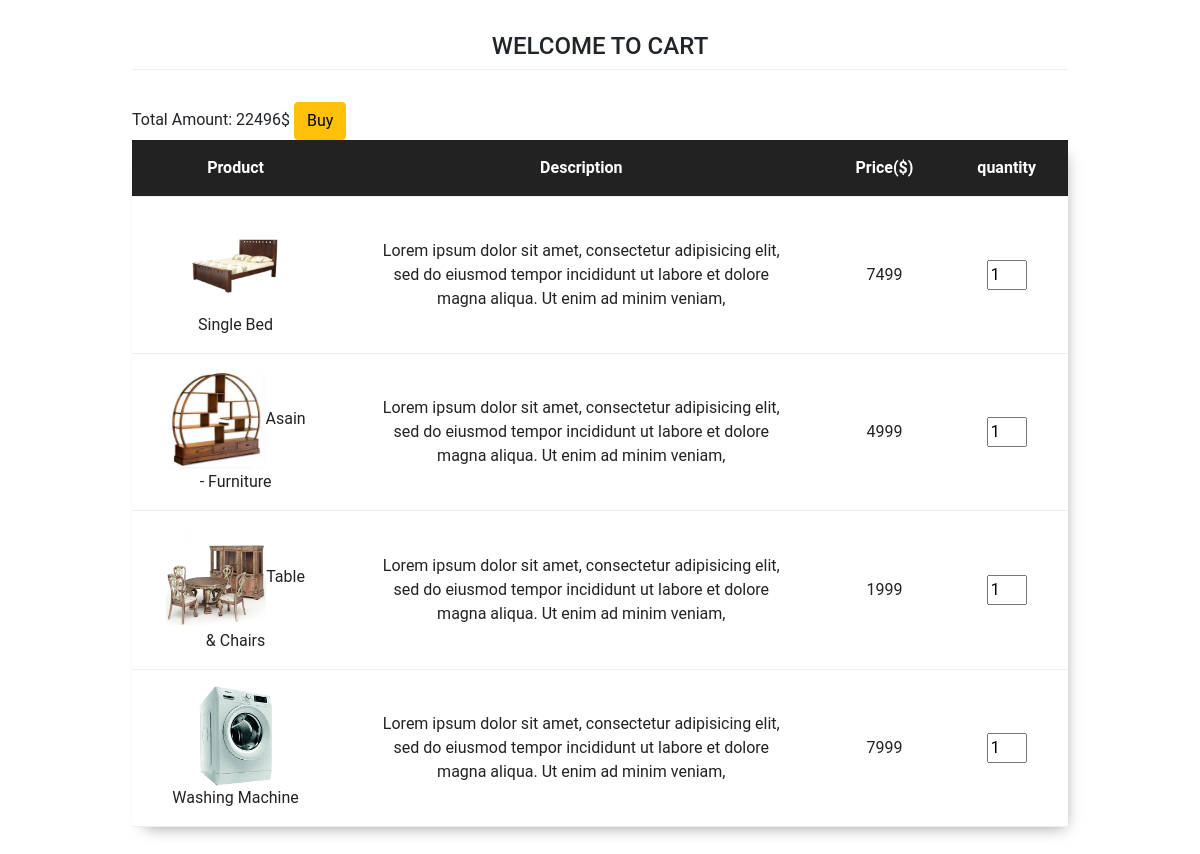
Screenshot of /cart.php (signed in) with the database file from the repository.
### tables this page shows
CREATE TABLE `product` (
  `p_id` int(255) NOT NULL,
  `p_category` int(255) NOT NULL,
  `p_brand` int(255) NOT NULL,
  `p_name` varchar(30) NOT NULL,
  `p_price` int(10) NOT NULL,
  `p_image` varchar(255) NOT NULL
);

### cart.php (the view, shortened to what this page needs)
<!DOCTYPE html>
<html lang="en">
<head>
    <link href="https://cdn.jsdelivr.net/npm/bootstrap@5.0.0-beta3/dist/css/bootstrap.min.css" rel="stylesheet">
</head>
<body>
   <div class="table-container">
     <h2 class="table-heading"> Welcome to cart</h2>
   <table>
   <thead>
   <th>Product</th>
   <th>Description</th>
   <th>Price($)</th>
   <th>quantity</th>
   </thead>
         <tbody>
           <?php
             $conn=mysqli_connect("localhost","root",'','test');
             $res=mysqli_query($conn,"select * from product,cart where pro_id=p_id  ");
             if(mysqli_num_rows($res)>0){
                    while($row=mysqli_fetch_array($res)){
                        $pro_name=$row['p_name'];
                        $pro_image=$row['p_image'];
                        $pro_price=$row['p_price'];
                        $userid= $row['user_id'];
                         if($_SESSION['u_id']==$userid){
                        echo "
                       <tr>
                        <td> <img src='images/$pro_image' style='width:100px;height=100px;'>$pro_name </td>
                        <td style='widthL:500px'> Lorem ipsum dolor sit amet, consectetur adipisicing elit, sed do eiusmod tempor incididunt ut labore et dolore magna aliqua. Ut enim ad minim veniam,</td>
                        <td> $pro_price</td>
                        <td> <input type='number' name='qty' value='1' style='width:40px'/></td>
                       </tr>
                        ";
                         }
                    }
                    echo"
                    <a href='Transaction.php'> <button class='btn btn-warning'> Buy </button></a>
                    ";
             }
             ?>
        </tbody>
   </table>
   </div>
</body>
</html>

### cart.php (style rules this page uses)
.table-container { padding :32px; font-family:"Roboto", sans-serif; margin-right:100px; margin-left:100px; }
.table-container h2.table-heading { text-align: center; text-transform:uppercase; font-size: 24px; margin-bottom:32px; border-bottom: 1px solid #eee; padding-bottom: 8px; }
.table-container table { width:100%; background:#fff; color: #222; padding: 24px; box-shadow: 5px 8px 15px -8px rgba(0,0,0,0.4); border-collapse: collapse; }
.table-container table td, .table-container table th { padding:16px 32px; text-align:center; }
.table-container table tr { border-bottom : 1px solid #eee; }

### rows the page displays
product: p_image (picture), p_name "Single Bed", p_price "7499"
product: p_image (picture), p_name "Asain - Furniture", p_price "4999"
product: p_image (picture), p_name "Table & Chairs", p_price "1999"
product: p_image (picture), p_name "Washing Machine", p_price "7999"
